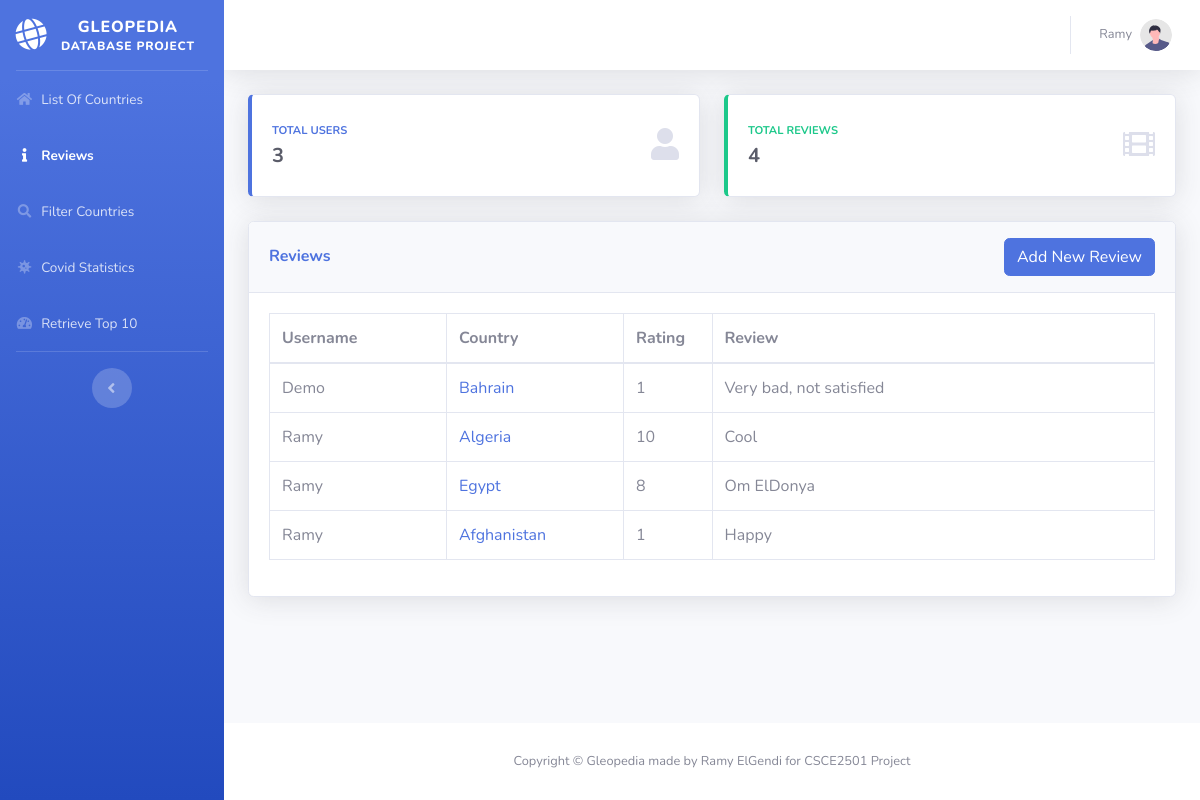
Screenshot of /Website/ReviewsList.php (signed in) with the database file from the repository.
### tables this page shows
CREATE TABLE `Travels` (
  `Username` varchar(100) NOT NULL,
  `CountryID` int NOT NULL,
  `Rating` int NOT NULL,
  `Review` varchar(256) NOT NULL
);

CREATE TABLE `Country` (
  `id` int NOT NULL,
  `Name` varchar(250) NOT NULL,
  `Population` float DEFAULT '0',
  `isDrivingSideRight` tinyint DEFAULT NULL,
  `CallingCode` varchar(6) DEFAULT NULL,
  `Timezone` varchar(250) DEFAULT NULL,
  `Continent` varchar(45) DEFAULT NULL,
  `Area` int DEFAULT NULL,
  `WaterPercentage` decimal(10,4) DEFAULT NULL,
  `Legislature` varchar(250) DEFAULT NULL,
  `HDI` decimal(19,4) DEFAULT NULL,
  `President_Monarch` int DEFAULT NULL,
  `PolCapital` int DEFAULT NULL,
  `GeoCapital` int DEFAULT NULL,
  `currency` varchar(45) DEFAULT NULL,
  `GDP_PPP` double DEFAULT NULL,
  `GDP_Nominal` double DEFAULT NULL,
  `Gini` decimal(19,4) DEFAULT NULL,
  `TotalCovidCases` float DEFAULT '0',
  `TotalCovidVaccinations` float DEFAULT '0'
);

### Website/ReviewsList.php (the view, shortened to what this page needs)
<?PHP
include_once "includes/config.php";
$sql = "SELECT * FROM Users";
if ($result=mysqli_query($link,$sql)) {
    $totalusers=mysqli_num_rows($result);
}
$sql = "SELECT * FROM Travels";
if ($result=mysqli_query($link,$sql)) {
    $totalmovies=mysqli_num_rows($result);
}
?>
<!DOCTYPE html>
<html lang="en">
<head>
    <link href="vendor/fontawesome-free/css/all.min.css" rel="stylesheet" type="text/css">
    <link href="css/sb-admin-2.min.css" rel="stylesheet">
    <link href="vendor/datatables/dataTables.bootstrap4.min.css" rel="stylesheet">
</head>
<body id="page-top">
    <div id="wrapper">
    <?php include_once "includes/sidemenu.php"?>
        <div id="content-wrapper" class="d-flex flex-column">
            <div id="content">
            <?php include_once "includes/topbar.php"?>
                <div class="container-fluid">
                    <div class="row">
                        <div class="col-xl-6 col-md-6 mb-4">
                            <div class="card border-left-primary shadow h-100 py-2">
                                <div class="card-body">
                                    <div class="row no-gutters align-items-center">
                                        <div class="col mr-2">
                                            <div class="text-xs font-weight-bold text-primary text-uppercase mb-1">
                                                Total Users</div>
                                            <div class="h5 mb-0 font-weight-bold text-gray-800"><?PHP echo $totalusers ?></div>
                                        </div>
                                        <div class="col-auto">
                                            <i class="fas fa-user fa-2x text-gray-300"></i>
                                        </div>
                                    </div>
                                </div>
                            </div>
                        </div>
                        <div class="col-xl-6 col-md-6 mb-4">
                            <div class="card border-left-success shadow h-100 py-2">
                                <div class="card-body">
                                    <div class="row no-gutters align-items-center">
                                        <div class="col mr-2">
                                            <div class="text-xs font-weight-bold text-success text-uppercase mb-1">
                                                Total Reviews</div>
                                            <div class="h5 mb-0 font-weight-bold text-gray-800"><?PHP echo $totalmovies ?></div>
                                        </div>
                                        <div class="col-auto">
                                            <i class="fas fa-film fa-2x text-gray-300"></i>
                                        </div>
                                    </div>
                                </div>
                            </div>
                        </div>
                    </div>
                    <div class="row">
                        <div class="col-xl-12 col-lg-12">
                            <div class="card shadow mb-4">
                                <div class="card-header py-3 d-flex flex-row align-items-center justify-content-between">
                                    <h6 class="m-0 font-weight-bold text-primary">Reviews</h6>
                                    <a href="/Review.php"><button  type="button" class="btn btn-primary">Add New Review</button></a>
                                </div>
                                <div class="card-body">
                                <div class="table-responsive">
                                    <table class="table table-bordered" id="" width="100%" cellspacing="0">
                                        <thead>
                                            <tr>
                                                <th style="width: 20%;">Username</th>
                                                <th style="width: 20%;">Country</th>
                                                <th style="width: 10%;">Rating</th>
                                                <th style="width: 50%;">Review</th>
                                            </tr>
                                        </thead>
                                        <tbody>
                                        <?php
                                        $sqltran = mysqli_query($link, "SELECT * FROM Travels INNER JOIN Country ON Travels.CountryID = Country.id")or die(mysqli_error($link));
                                        while ($rowList = mysqli_fetch_array($sqltran)) {
                                            $current_id = $rowList["id"];?>
                                            <tr>
                                            <td><?php echo $rowList['Username'] ?></td>
                                            <td><a href="/Country.php?id=<?php echo $rowList['id'] ?>"><?php echo $rowList['Name'] ?></a></td>
                                                <td><?php echo $rowList['Rating'] ?></td>
                                                <td><?php echo $rowList['Review'] ?></td>
                                                </tr>
                                        <?php
                                        }
                                        ?>
                                        </tbody>
                                    </table>
                                    </div>
                                </div>
                            </div>
                        </div>
                    </div>
                </div>
            </div>
            <?php include_once "includes/footer.php" ?>
        </div>
    </div>
</body>
</html>

### rows the page displays
travels: Username "Demo", CountryID.Name "Bahrain", Rating "1", Review "Very bad, not satisfied"
travels: Username "Ramy", CountryID.Name "Algeria", Rating "10", Review "Cool"
travels: Username "Ramy", CountryID.Name "Egypt", Rating "8", Review "Om ElDonya"
travels: Username "Ramy", CountryID.Name "Afghanistan", Rating "1", Review "Happy"

### other values shown
$_SESSION["username"] "Ramy"
$totalusers "3"
$totalmovies "4"
